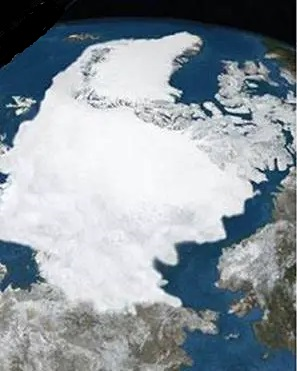
#> input picture 1979.jpg, 297 x 371 px
$ jupyter execute Image_processing_project.ipynb   (shell and % lines are left out)
#> lines starting #> are read from the running program, lines starting #| are printed output that depends on the picture; after the words box and inside, x2 and y2 are one past the last pixel; in counts of white or black regions, pixels touching at a corner belong together
[cell 1]
import numpy as np
import pandas as pd
import matplotlib.pyplot as plt

[cell 2]
from skimage import io
photo = io.imread(r"1979.jpg")
#> photo is the input picture: shape (371, 297, 3); mean R, G, B 142.1, 151.7, 158.9
photo.shape
#> Out = (371, 297, 3)

[cell 3]
plt.imshow(photo);

[cell 4]
photo2 = io.imread(r"2007.jpg")
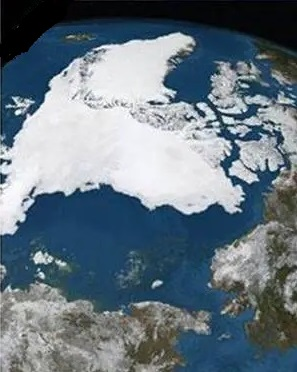
#> input picture 2007.jpg, 297 x 372 px
#> photo2 is the input picture: shape (372, 297, 3); mean R, G, B 103.9, 118.4, 128.8
photo2.shape
#> Out = (372, 297, 3)

[cell 5]
plt.imshow(photo2)

[cell 6]
plt.imshow(photo); # will display blue image

[cell 7]
threshold = 200  # Adjust this threshold value if necessary
binary_image = np.where(np.sum(photo, axis=2) > threshold * 3, 1, 0)
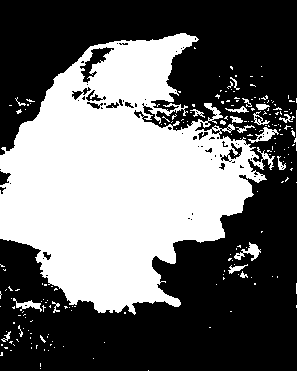
#> binary_image: shape (371, 297) int64; values 0 (black) and 1 (white), 41.7% white; 203 white regions (181 under 20 px), largest, box (x1, y1, x2, y2) and area: (0, 33, 275, 315) 43854, (234, 242, 261, 261) 195, (248, 127, 279, 143) 179
plt.imshow(binary_image)

[cell 8]
percentage_white1 = (np.sum(binary_image) / binary_image.size) * 100
#> percentage_white1 = 41.65
percentage_white1
#> Out = 41.65

[cell 9]
threshold2 = 200  # Adjust this threshold value if necessary
binary_image2 = np.where(np.sum(photo2, axis=2) > threshold2 * 3, 1, 0)
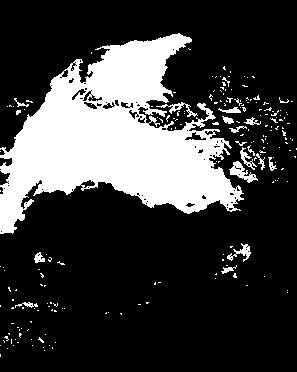
#> binary_image2: shape (372, 297) int64; values 0 (black) and 1 (white), 23.9% white; 202 white regions (183 under 20 px), largest, box (x1, y1, x2, y2) and area: (0, 33, 244, 234) 24390, (229, 161, 258, 183) 251, (227, 243, 251, 262) 158
plt.imshow(binary_image2)

[cell 10]
percentage_white2 = (np.sum(binary_image2) / binary_image2.size) * 100
#> percentage_white2 = 23.93
percentage_white2
#> Out = 23.93

[cell 11]
type(percentage_white2)

[cell 12]
percentage_reduction=(percentage_white1-percentage_white2)
#> percentage_reduction = 17.72
percentage_reduction
#> Out = 17.72
